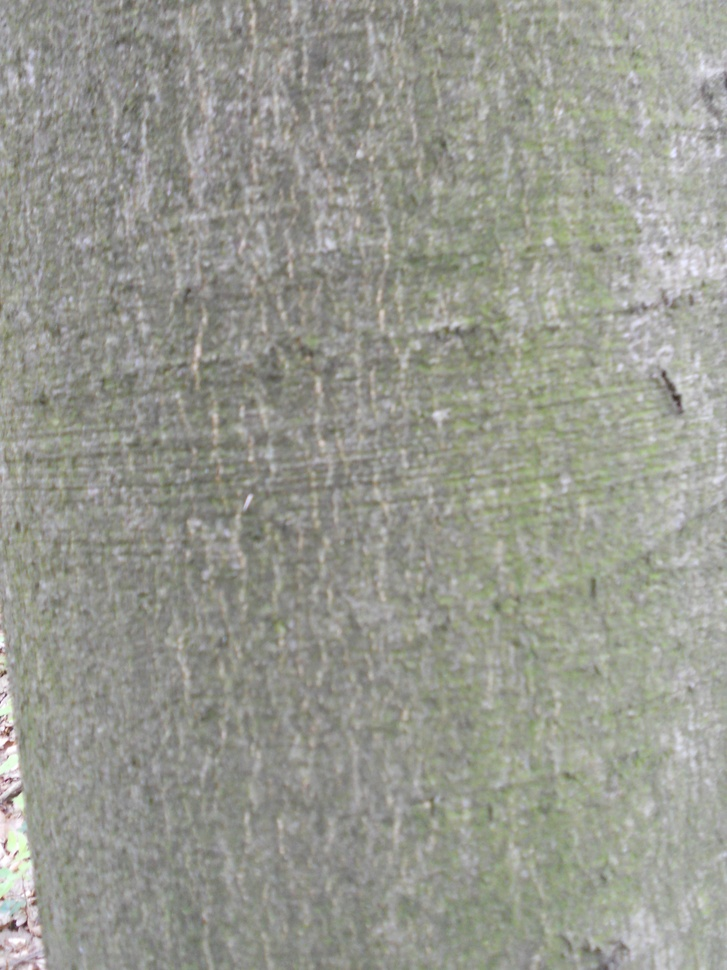
#> input picture Citra_Pohon/0.jpg, 727 x 970 px, shrunk from 3000 x 4000 before the run, found by its file name; its folder holds only this picture in this run
$ jupyter execute 2318122_Putra_Anand_Ekstrasi_Fitur_Tekstur.ipynb   (older library calls are emulated)
#> lines starting #> are read from the running program, lines starting #| are printed output that depends on the picture
# **1.Mounting Google Drive**

[cell 1]
#Untuk mengkoneksikan Google Colab dengan Folder Google Drive
from google.colab import drive
#Untuk memulai proses mounting dari google drive
drive.mount('/content/drive')

# **2.Load Data**

[cell 2]
#Melakukan import library os untuk membuat dan menghapus direktori, mengambil isi direktori, dll
import os
import cv2
import numpy as np
import pandas as pd
import matplotlib.pyplot as plt
from skimage.feature import graycomatrix, graycoprops
#Mendefinisikan variabel untuk menyimpan lokasi folder citra di dalam Google Drive
folder_path = '/content/drive/MyDrive/Colab Notebooks/Citra_Pohon'

#Untuk mengubah direktori sesuai dengan nilai variabel folder_path
os.chdir(folder_path)

#Melakukan perulangan dengan kondisi akhir sesuai jumlah isi file di dalam folder
for file_name in os.listdir(folder_path):
    #Mencetak pesan nama file yang ada di dalam folder
    print(f"Nama File: {file_name}")

# **3. Melakukan Konversi Citra BGR ke Grayscale**

[cell 3]
#Melakukan import library opencv yang digunakan untuk melakukan konversi color space
import cv2

#Mendefinisikan variabel untuk menyimpan lokasi folder citra di dalam Google Drive
folder_path = '/content/drive/MyDrive/Colab Notebooks/Citra_Pohon'

#Melakukan perulangan dengan kondisi akhir sesuai jumlah isi file di dalam folder
for file_name in os.listdir(folder_path):
    #Menentukan spesifikasi file citra yang akan digunakan, yaitu yang memiliki ekstensi.jpg, .jpeg, dan .png
    if file_name.endswith('.jpg') or file_name.endswith('.jpeg') or file_name.endswith('.png'):
        #Membaca file citra yang ada di dalam folder Google Drive
        image = cv2.imread(os.path.join(folder_path, file_name))
#> image is the input picture: shape (970, 727, 3); mean B, G, R 144.5, 153.5, 152.3
        #Melakukan konversi citra dari BGR menjadi Grayscale
        grayscale_image = cv2.cvtColor(image, cv2.COLOR_BGR2GRAY)
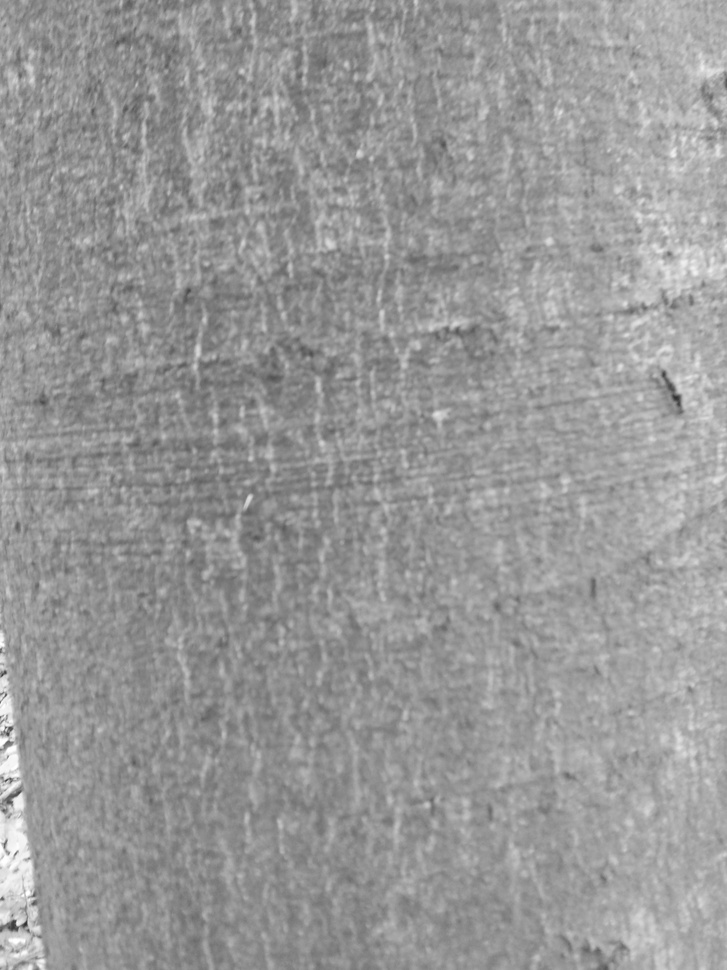
#> grayscale_image: shape (970, 727); min 47, max 255, mean 152.1
        #Menyimpan dan mendefinisikan nama file citra hasil konversi ke dalam folder Google Drive
        cv2.imwrite(os.path.join(folder_path, f"grayscale_{file_name}"), grayscale_image)
        #Mencetak pesan berhasil mengkonversi citra
        print(f'File {file_name} berhasil diubah menjadi grayscale.')

# **4. Melakukan Ekstraksi Fitur Tekstur pada 10 Citra**

[cell 4]
#Melakukan import library os untuk membuat dan menghapus direktori, mengambil isi direktori, dll
import os
#Melakukan import library opencv yang digunakan untuk melakukan konversi color space
import cv2
#Melakukan import library NumPy yang digunakan untuk membentuk objek N-dimensional array
import numpy as np
#Melakukan import graycomatrix untuk menghitung matriks co-occurance tingkat keabuan, dan graycoprops untuk menghitung properti tekstur dari GLCM dari library skimage.feature
from skimage.feature import graycomatrix, graycoprops
#Melakukan import library Pandas yang digunakan untuk membaca isi file excel
import pandas as pd

#Mendefinisikan variabel untuk menyimpan lokasi folder citra di dalam Google Drive
folder_path = '/content/drive/MyDrive/Colab Notebooks/Citra_Pohon'
#Membuat variabel array kosong yang akan digunakan untuk menampung nilai fitur hasil ekstraksi
nilai_fitur = []

#Melakukan perulangan dengan kondisi akhir sesuai jumlah isi file di dalam folder
for file_name in os.listdir(folder_path):
    #Menentukan spesifikasi file citra yang akan digunakan, yaitu yang memiliki ekstensi.jpg, .jpeg, dan .png
    if file_name.endswith(".jpg") or file_name.endswith('.jpeg') or file_name.endswith(".png"):
        #Membaca file citra yang ada di dalam folder Google Drive
        image = cv2.imread(os.path.join(folder_path, file_name))
        #Melakukan konversi citra dari BGR menjadi Grayscale
        grayscale_image = cv2.cvtColor(image, cv2.COLOR_BGR2GRAY)
        #Menghitung matriks co-occurance dari citra hasil konversi
        glcm = graycomatrix(grayscale_image, [1], [0, np.pi/4, np.pi/2, 3*np.pi/4], symmetric=True, normed=True)
        #Menghitung rata-rata properti tekstur energi dari GLCM
        energi = graycoprops(glcm, 'energy').mean()
#> energi = 0.0296
        #Menghitung rata-rata properti tekstur kontras dari GLCM
        kontras = graycoprops(glcm, 'contrast').mean()
#> kontras = 37.9
        #Menghitung rata-rata properti tekstur korelasi dari GLCM
        korelasi = graycoprops(glcm, 'correlation').mean()
#> korelasi = 0.948
        #Menghitung rata-rata properti tekstur homogenitas dari GLCM
        homogenitas = graycoprops(glcm, 'homogeneity').mean()
#> homogenitas = 0.221
        #Menampung nilai fitur ke dalam variabel array nilai_fitur
        nilai_fitur.append([file_name, energi, kontras, korelasi, homogenitas])

        #Mencetak nama file
        print(f"File {file_name}:")
        #Mencetak nilai energi
        print(f"Energi: {energi:.3f}")
#| Energi: 0.030
        #Mencetak nilai kontras
        print(f"Kontras: {kontras:.3f}")
#| Kontras: 37.896
        #Mencetak nilai korelasi
        print(f"Korelasi: {korelasi:.3f}")
#| Korelasi: 0.948
        #Mencetak nilai homogenitas
        print(f"Homogenitas: {homogenitas:.3f}")
#| Homogenitas: 0.221
    else:
        #Mencetak nama file jika bukan gambar
        print(f"Nama File: {file_name}")

# **5. Melakukan Penampungan Nilai-Nilai Fitur ke dalam File .xlsx dan Membuka isi File .xlsx**

[cell 5]
#Mendefinisikan variabel untuk menyimpan nama kolom pada excel
nama_kolom = ['Nama File', 'Energi', 'Kontras', 'Korelasi', 'Homogenitas']
#Menyimpan nilai-nilai hasil ekstraksi fitur ke dalam dataframe
fitur_dataframe = pd.DataFrame(nilai_fitur, columns=nama_kolom)
#> fitur_dataframe = table of 1 rows and 5 columns

#Mendefinisikan variabel untuk menyimpan nama dan ekstensi file
nama_file = '2318122_HasilEkstraksiFitur.xlsx'
#Menyimpan dataframe ke dalam file excel dengan nama sesuai dengan variabel nama_file
fitur_dataframe.to_excel(nama_file, index=False)

#Mencetak pesan bahwa file berhasil disimpan
print(f'File {nama_file} Berhasil Disimpan.')

#Membaca file excel yang sudah dibuat
excel = pd.read_excel('2318122_HasilEkstraksiFitur.xlsx')

#Mencetak isi dari file excel
print(excel)

# **6.Histogram Pesebarana Fitur**

[cell 6]
# Histogram Energi
plt.figure()
plt.hist(fitur_dataframe['Energi'], bins=10)
plt.title('Histogram Energi')
plt.xlabel('Energi')
plt.ylabel('Frekuensi')
plt.show()
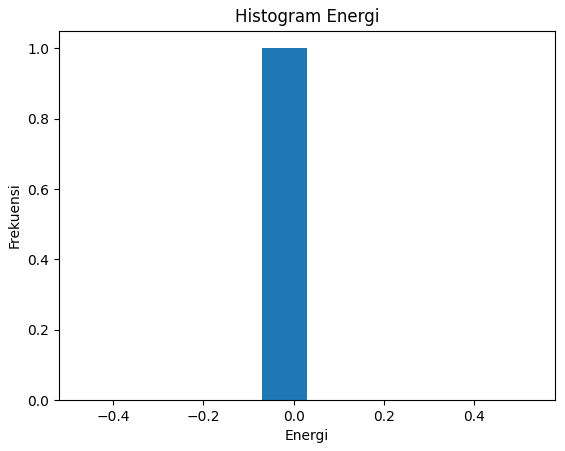
#> figure drawn by matplotlib, 1 panel; tallest bar 1 high, from x = -0.0704 to 0.0296

# Histogram Kontras
plt.figure()
plt.hist(fitur_dataframe['Kontras'], bins=10)
plt.title('Histogram Kontras')
plt.xlabel('Kontras')
plt.ylabel('Frekuensi')
plt.show()
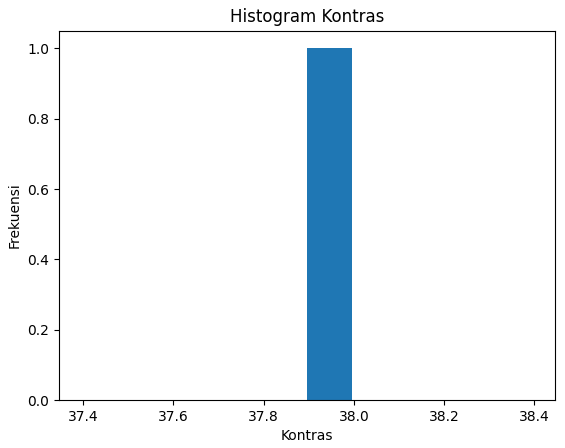
#> figure drawn by matplotlib, 1 panel; tallest bar 1 high, from x = 37.9 to 38

# Histogram Korelasi
plt.figure()
plt.hist(fitur_dataframe['Korelasi'], bins=10)
plt.title('Histogram Korelasi')
plt.xlabel('Korelasi')
plt.ylabel('Frekuensi')
plt.show()

# Histogram Homogenitas
plt.figure()
plt.hist(fitur_dataframe['Homogenitas'], bins=10)
plt.title('Histogram Homogenitas')
plt.xlabel('Homogenitas')
plt.ylabel('Frekuensi')
plt.show()
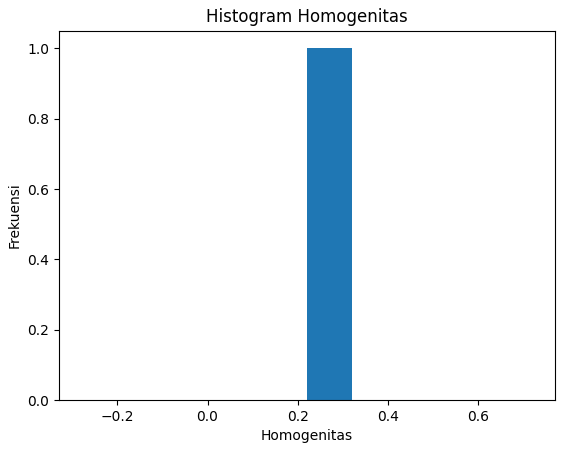
#> figure drawn by matplotlib, 1 panel; tallest bar 1 high, from x = 0.221 to 0.321

$ run again, on Citra_Pohon/3.jpg
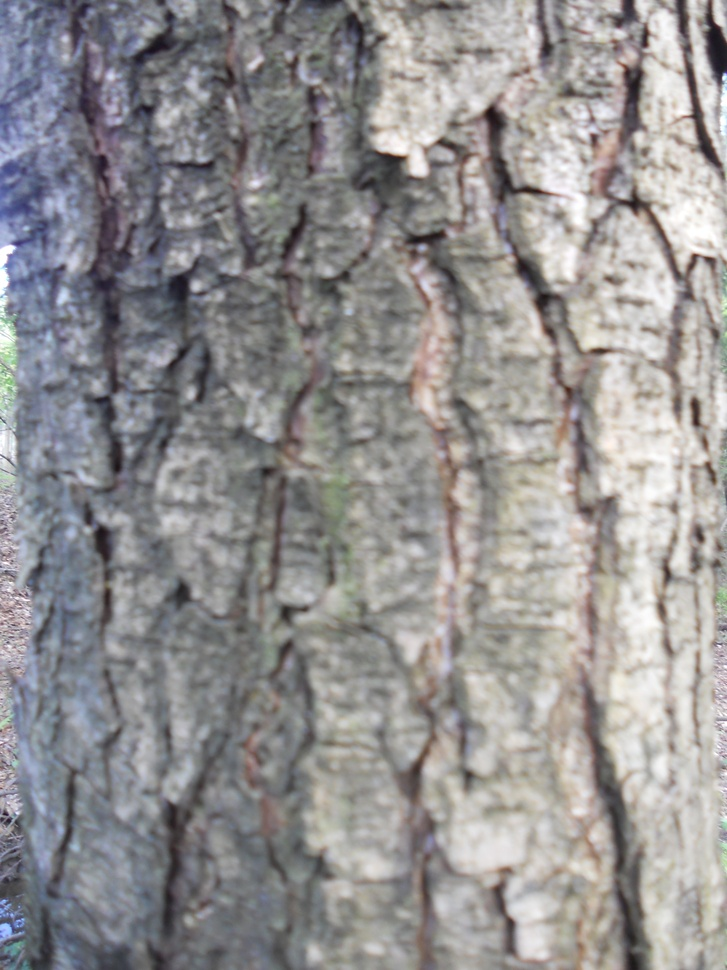
#> input picture Citra_Pohon/3.jpg, 727 x 970 px, shrunk from 3000 x 4000 before the run, found by its file name
#> image is the input picture: shape (970, 727, 3); mean B, G, R 145.8, 145.3, 147.3
#> `grayscale_image = cv2.cvtColor(image, cv2.COLOR_BGR2GRAY)`:
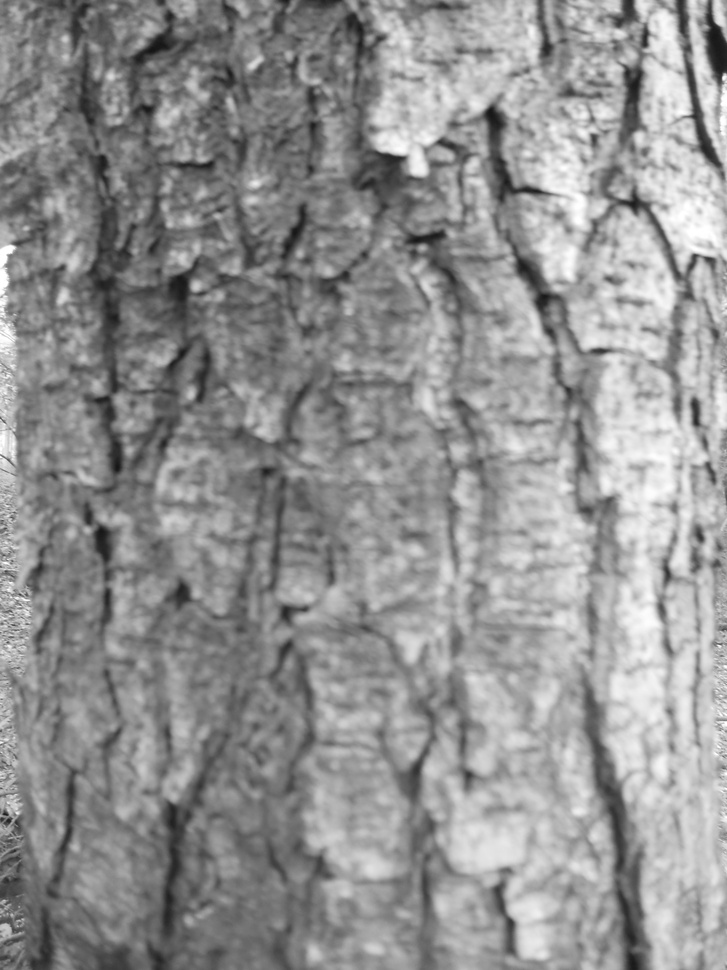
#> grayscale_image: shape (970, 727); min 20, max 255, mean 146
#> energi = 0.0183
#> kontras = 52.88
#> korelasi = 0.986
#> homogenitas = 0.221
#| Energi: 0.018
#| Kontras: 52.884
#| Korelasi: 0.986
#| Homogenitas: 0.221
#> fitur_dataframe = table of 1 rows and 5 columns
#> `plt.show()`:
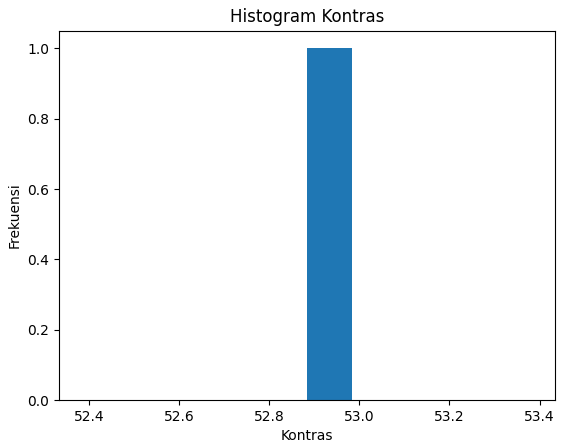
#> figure drawn by matplotlib, 1 panel; tallest bar 1 high, from x = 52.88 to 52.98

$ run again, on Citra_Pohon/4.jpg
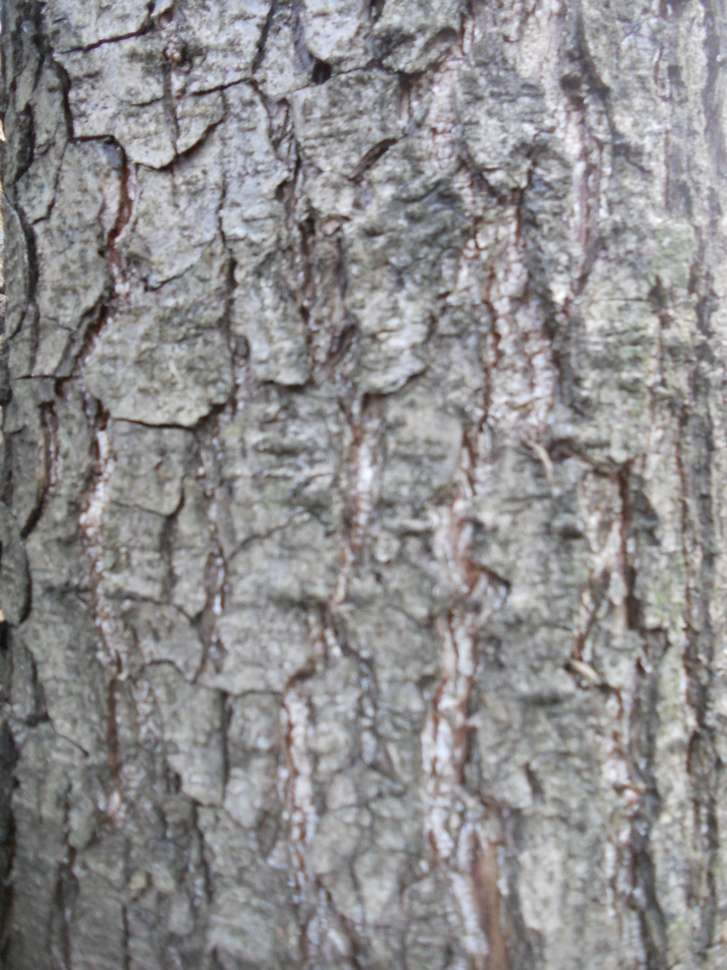
#> input picture Citra_Pohon/4.jpg, 727 x 970 px, shrunk from 3000 x 4000 before the run, found by its file name
#> image is the input picture: shape (970, 727, 3); mean B, G, R 142, 140.7, 142.6
#> energi = 0.0165
#> kontras = 91.84
#> korelasi = 0.966
#> homogenitas = 0.159
#| Energi: 0.016
#| Kontras: 91.839
#| Korelasi: 0.966
#| Homogenitas: 0.159
#> fitur_dataframe = table of 1 rows and 5 columns
#> `plt.show()`:
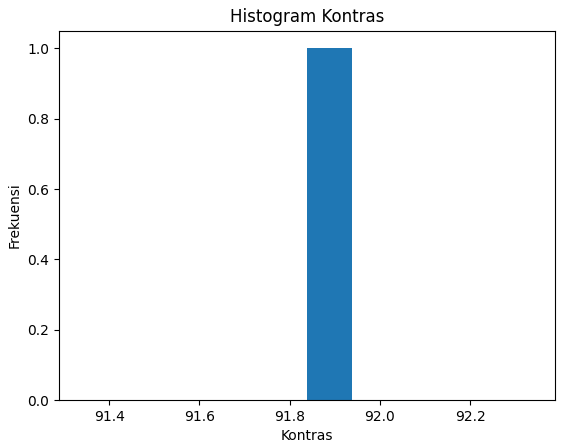
#> figure drawn by matplotlib, 1 panel; tallest bar 1 high, from x = 91.84 to 91.94
#> `plt.show()`:
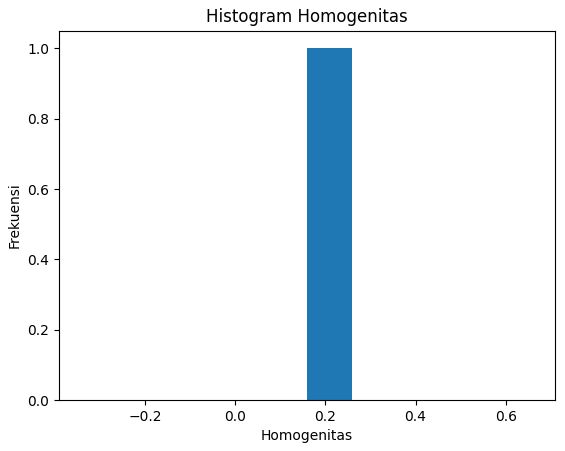
#> figure drawn by matplotlib, 1 panel; tallest bar 1 high, from x = 0.159 to 0.259

$ run again, on Citra_Pohon/5.jpg
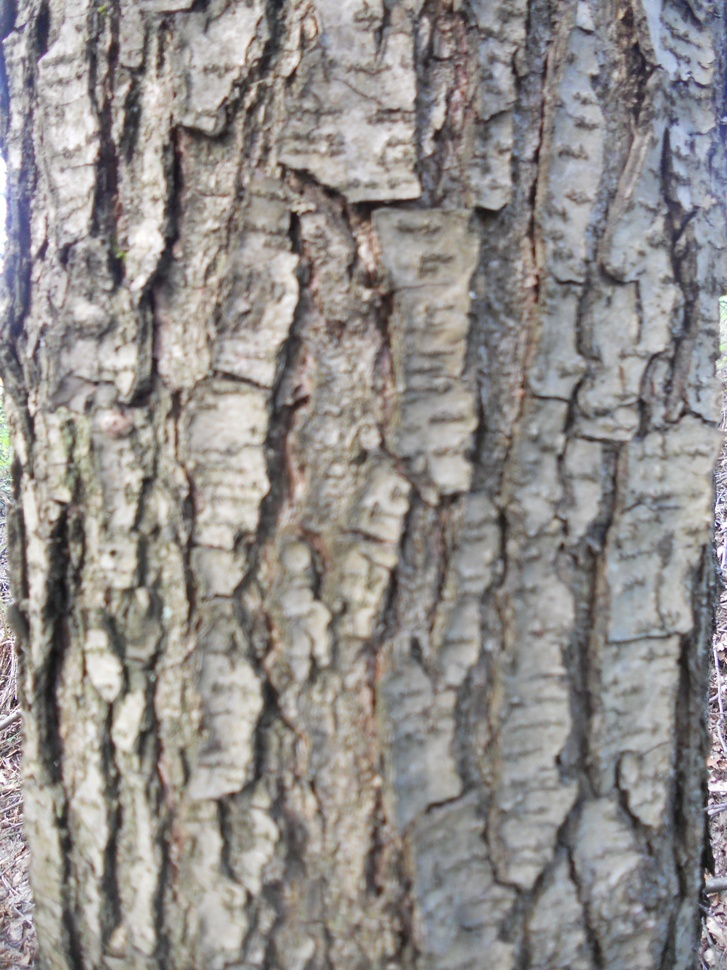
#> input picture Citra_Pohon/5.jpg, 727 x 970 px, shrunk from 3000 x 4000 before the run, found by its file name
#> image is the input picture: shape (970, 727, 3); mean B, G, R 138.4, 140.8, 144.7
#> `grayscale_image = cv2.cvtColor(image, cv2.COLOR_BGR2GRAY)`:
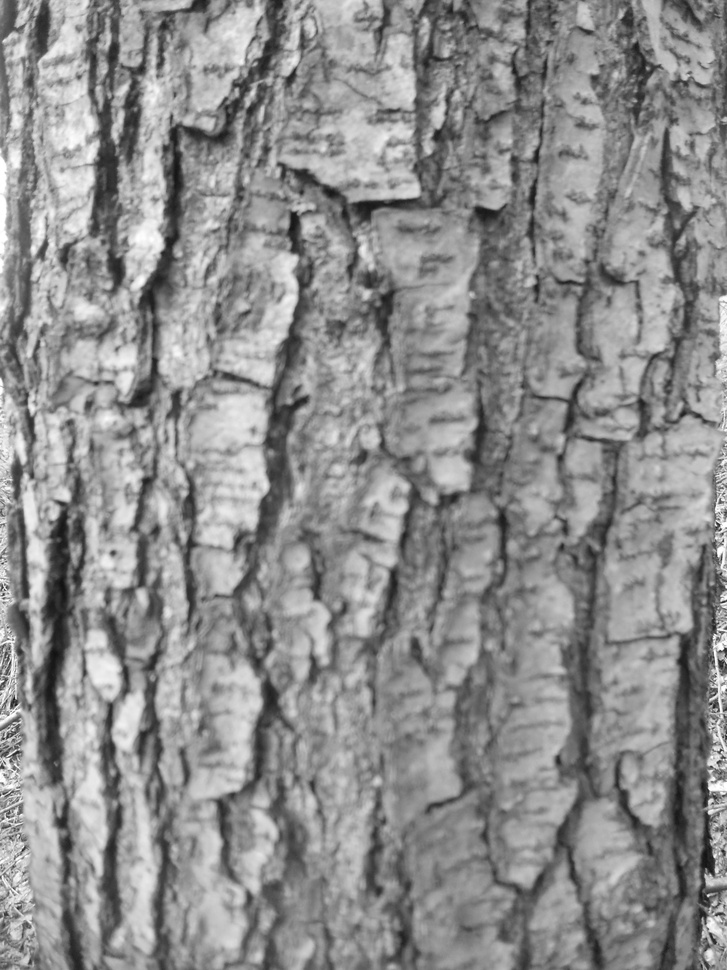
#> grayscale_image: shape (970, 727); min 17, max 255, mean 141.6
#> energi = 0.0152
#> kontras = 138.2
#> korelasi = 0.962
#> homogenitas = 0.166
#| Energi: 0.015
#| Kontras: 138.195
#| Korelasi: 0.962
#| Homogenitas: 0.166
#> fitur_dataframe = table of 1 rows and 5 columns
#> `plt.show()`:
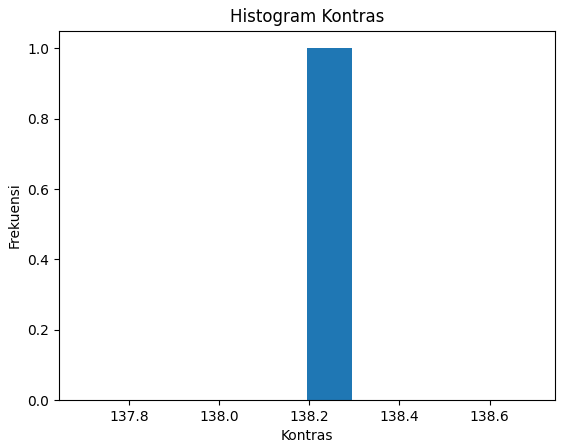
#> figure drawn by matplotlib, 1 panel; tallest bar 1 high, from x = 138.2 to 138.3
